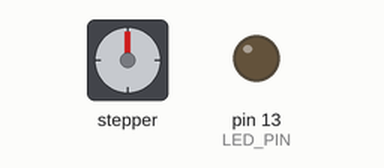
Recording of a sketch running on a simulated Arduino Uno, built with avr-gcc and run on an emulated ATmega328P. Shown: stepper motor, output pins drawn as LEDs (lit = HIGH). Stepper angles assume 200 steps per turn.

Above: at 0.1 s.
At 6.0 s:
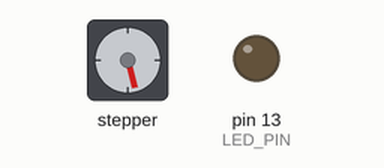
At 36.0 s:
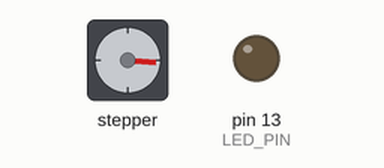
Timing chart, 0 to 40.0 s (numbered marks = the images above):
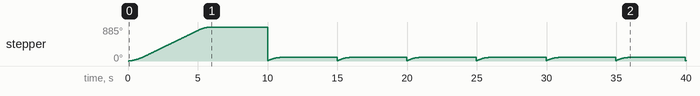

The sketch:

Example8_ChangingSpeedAndPositionInMotion.ino
```cpp
//      ******************************************************************
//      *                                                                *
//      * Example shows how to make changes while the motor is in motion *
//      *                                                                *
//      *            S. Reifel & Co.                6/24/2018            *
//      *                                                                *
//      ******************************************************************


// The biggest benefit of FlexyStepper vs SpeedyStepper is that while the
// motor is turning, you can change its speed or target position.  This
// example shows how to make such changes while in motion.
//
// A limitations to consider is the code placed inside the "loop while
// moving" needs to execute VERY fast.  Perhaps no longer than 0.05
// milliseconds.
//
//
// Documentation at:
//         https://github.com/Stan-Reifel/FlexyStepper
//
//
// The motor must be connected to the Arduino with a driver board having a
// "Step and Direction" interface.  It's VERY important that you set the
// motor current first!  Read the driver board's documentation to learn how.

// ***********************************************************************


#include <FlexyStepper.h>


//
// pin assignments
//
const int LED_PIN = 13;
const int MOTOR_STEP_PIN = 11;
const int MOTOR_DIRECTION_PIN = 12;
const int STOP_BUTTON_PIN = 9;


unsigned long time;


//
// create the stepper motor object
//
FlexyStepper stepper;


void setup()
{
  //
  // setup the LED pin, stop button pin and enable print statements
  //
  pinMode(LED_PIN, OUTPUT);
  pinMode(STOP_BUTTON_PIN, INPUT_PULLUP);
  Serial.begin(9600);


  //
  // connect and configure the stepper motor to its IO pins
  //
  stepper.connectToPins(MOTOR_STEP_PIN, MOTOR_DIRECTION_PIN);
}


void loop()
{
  //
  // start by resetting the motor's current positon to 0
  //
  stepper.setCurrentPositionInSteps(0);
  bool stopFlag = false;


  //
  // setup the motor so it rotates almost forever, Note: this command
  // does not start moving yet
  //
  stepper.setTargetPositionInSteps(2000);


  //
  // set the initial speed and acceleration rates for the stepper motor
  //
  stepper.setSpeedInStepsPerSecond(100);
  stepper.setAccelerationInStepsPerSecondPerSecond(100);


  //
  // now execute the move, looping until the motor has finished
  //
  while (!stepper.motionComplete())
  {
    //
    // Note: The code added to this loop must execute VERY fast.
    // Perhaps no longer than 0.05 milliseconds.
    //

    //
    // process motor steps
    //
    stepper.processMovement();


    //
    // check if motor has moved past position 400, if so increase the speed
    //
    //    long currentPosition = stepper.getCurrentPositionInSteps();
    //    if (currentPosition == 400)
    //      stepper.setSpeedInStepsPerSecond(200);

//    Serial.print("Time: ");
//    time = millis();
//
//    Serial.println(time);    //prints time since program started

    if (millis() >= 5000)
    {
      stepper.setTargetPositionToStop();
//
//      stepper.processMovement();
    }


    //
    // check if the user has pressed the "Rewind" button, if so return the
    // motor to its starting position
    //
    //    if ((digitalRead(STOP_BUTTON_PIN) == LOW) && (stopFlag == false))
    //    {
    //      stepper.setTargetPositionInSteps(0);
    //      stopFlag = true;
    //    }
    //  }


    //
    // delay before starting again
    //
  }
    delay(4000);

}
```
